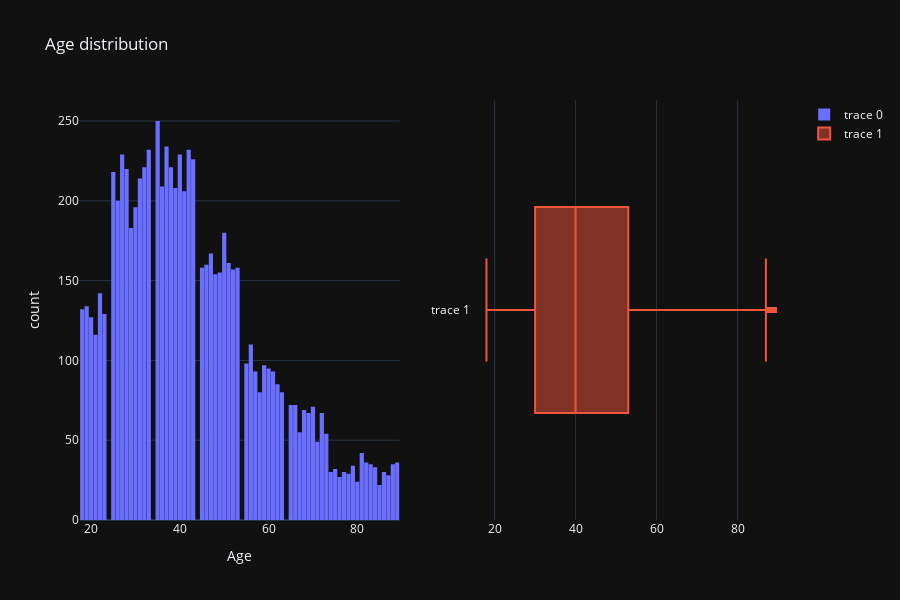

The cell this chart's notebook holds for it:
### Code cell
createPlot(a_train,"Age","Age distribution","Age","count")

### Figure 1 — Plotly figure (JSON) as saved in the notebook; plotly's stock layout.template omitted (floating-point values rounded to 4 significant figures; data arrays with more than 128 entries replaced by an {"elided": "..."} marker saying what was removed)
{"data": [{"marker": {"color": "#6a6fff"}, "type": "histogram", "x": {"elided": "8068 int values"}, "xaxis": "x", "yaxis": "y"}, {"type": "box", "x": {"elided": "8068 int values"}, "xaxis": "x2", "yaxis": "y2"}], "layout": {"bargap": 0.05, "height": 600, "title": {"text": "Age distribution"}, "width": 900, "xaxis": {"anchor": "y", "domain": [0, 0.45], "title": {"text": "Age"}}, "xaxis2": {"anchor": "y2", "domain": [0.55, 1]}, "yaxis": {"anchor": "x", "domain": [0, 1], "title": {"text": "count"}}, "yaxis2": {"anchor": "x2", "domain": [0, 1]}}}
